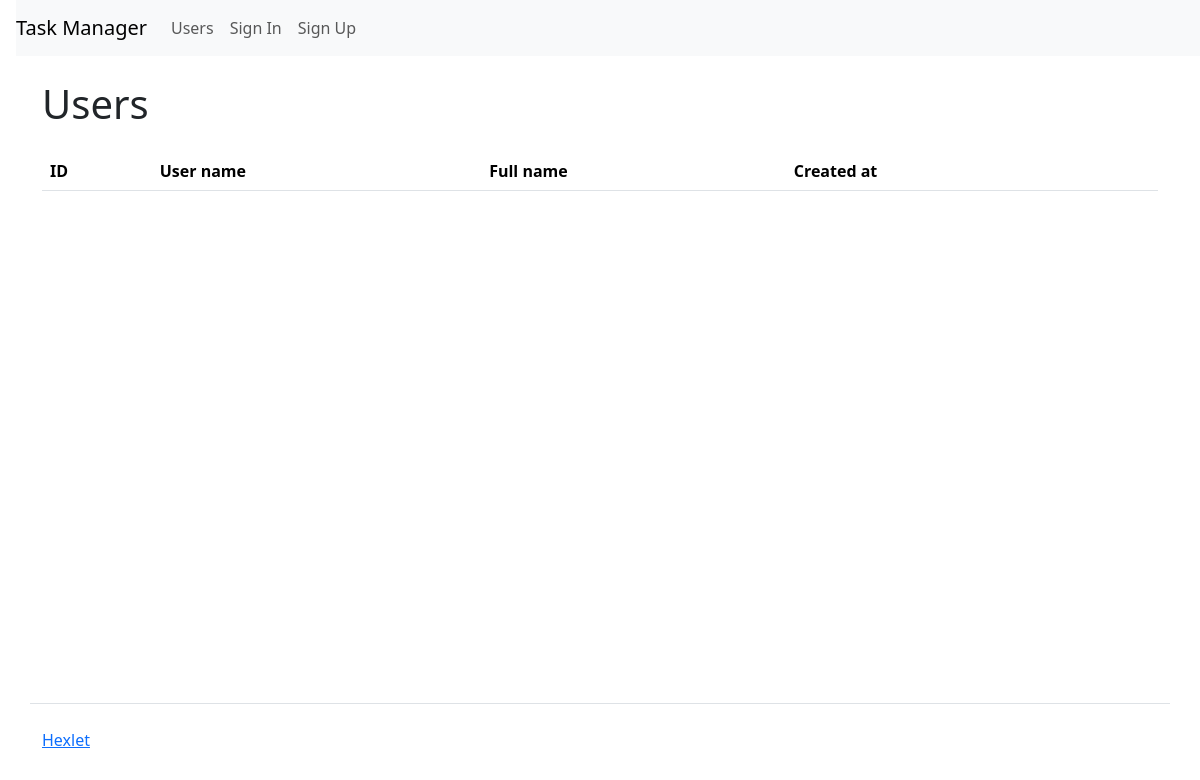
The app's page /users/, older data.
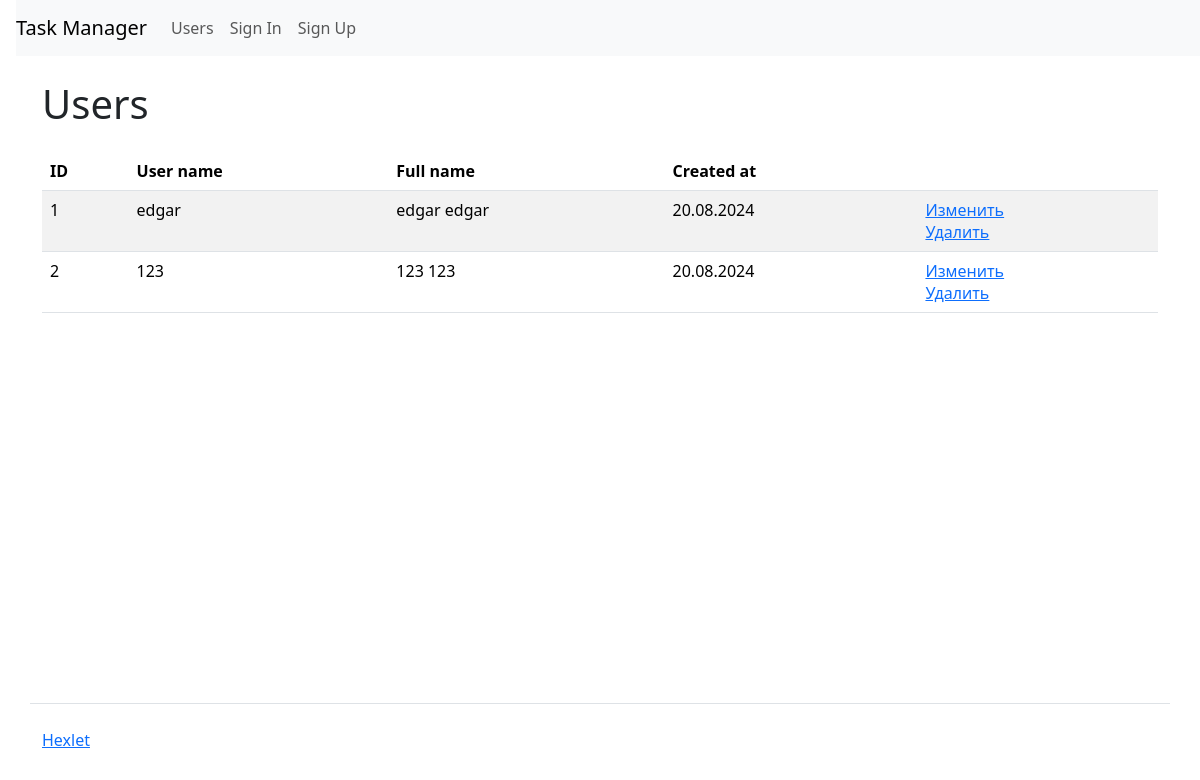
The same page, newer data.
### task_manager/users/models.py (models this page shows)
class User(AbstractUser):
    def __str__(self):
        return self.get_full_name()

### task_manager/users/views.py (the view)
# urls.py: path('', views.IndexView.as_view(), name='labels'),
class IndexView(ListView):
    model = get_user_model()
    template_name = 'users/index.html'
    context_object_name = 'users'
    def get_context_data(self, **kwargs):
        context = super().get_context_data(**kwargs)
        context['messages'] = messages.get_messages(self.request)
        return context

### task_manager/templates/users/index.html (shortened to what this page needs)
{% extends 'base.html' %}
{% load django_bootstrap5 %}
{% load i18n %}
{% block content %}
    <div class="container wrapper flex-grow-1">
      <h1 class="my-4">
{% translate 'Users' %}
      </h1>
<table class="table table-striped">
  <thead>
    <tr>
      <th>ID</th>
      <th>User name</th>
      <th>Full name</th>
      <th>Created at</th>
      <th></th>
    </tr>
  </thead>
  <tbody>
  {% for user in users %}
      <tr>
        <td>{{ user.id }}</td>
        <td>{{ user.username }}</td>
        <td>{{ user.get_full_name }}</td>
        <td>{{ user.date_joined|date:"d.m.Y" }}</td>
        <td>
          <a href="{% url 'user_update' user.id %}">Изменить</a>
          <br>
          <a href="{% url 'user_delete' user.id %}">Удалить</a>
        </td>
      </tr>
    {% endfor %}
  </tbody>
</table>
    </div>
      {% endblock content %}

### task_manager/templates/base.html (shortened to what this page needs)
{% load django_bootstrap5 %}
{% bootstrap_css %}
{% load i18n %}
<!DOCTYPE html>
<html lang="{% get_current_language as LANGUAGE_CODE %}">
  <head>
  </head>
  <body class="d-flex flex-column min-vh-100">
    {% include "navigation.html" %}
    <main class="flex-grow-1">
		{% block content %}
		{% endblock %}
	</main>
    <footer>
      <div class="container my-5 pt-4 border-top">
        <a target="_blank" href="https://ru.hexlet.io">Hexlet</a>
      </div>
    </footer>
  </body>
</html>

### task_manager/templates/navigation.html (shortened to what this page needs)
{% load django_bootstrap5 %}
{% bootstrap_css %}
{% load i18n %}
<nav class="navbar navbar-expand-lg navbar-light bg-light ms-3">
  <a class="navbar-brand" href="{% url 'index' %}">{% translate "Task Manager" %}</a>
  <div class="collapse navbar-collapse" id="navbarToggleExternalContent">
	<ul class="navbar-nav mr-avto">
	  <li class="nav-item">
		<a class="nav-link" href="{% url 'users' %}">{% translate "Users" %}</a>
	  </li>
		{% if not user.is_authenticated %}
		<ul class="navbar-nav mr-auto">
		<li class="nav-item">
		  <a class="nav-link" href="{% url 'login' %}">{% translate "Sign In" %}</a>
		</li>
		<li class="nav-item">
		  <a class="nav-link" href="{% url 'user_create' %}">{% translate "Sign Up" %}</a>
		</li>
		{% endif %}
	</ul>
  </div>
</nav>

Row changes from the older to the newer data that the page shows:
added User: id "1", username "edgar", get_full_name "edgar edgar", date_joined "20.08.2024"
added User: id "2", username "123", get_full_name "123 123", date_joined "20.08.2024"
